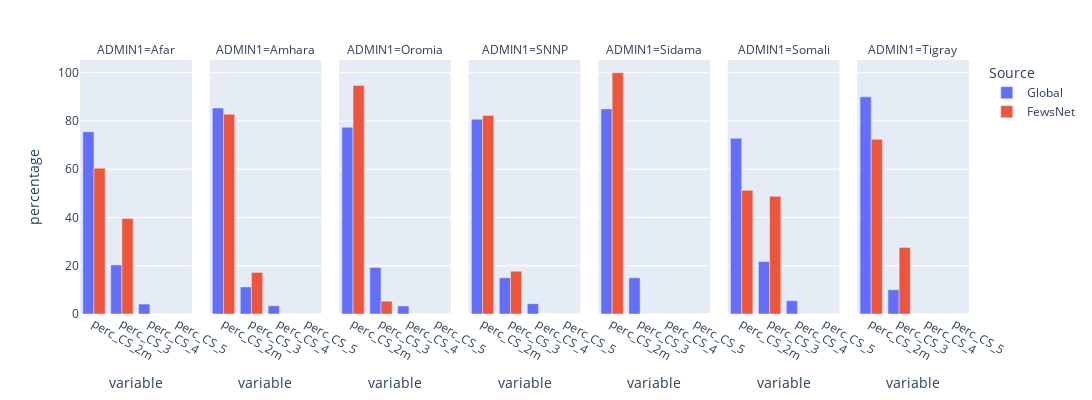

The code cell stored with this chart in its notebook:
### Code cell
#Sidama is a new admin1 region in Ethiopia that wasn't included in the 06-2020 FewsNet analysis
px.bar(df_adm1cm[df_adm1cm.year==2020],x="variable",y="percentage",color="Source",facet_col="ADMIN1",barmode="group",height=400,width=1300) #,facet_row="year"

### Figure 1 — Plotly figure (JSON) as saved in the notebook; plotly's stock layout.template omitted (floating-point values rounded to 4 significant figures)
{"data": [{"alignmentgroup": "True", "hovertemplate": "Source=Global<br>ADMIN1=Afar<br>variable=%{x}<br>percentage=%{y}<extra></extra>", "legendgroup": "Global", "marker": {"color": "#636efa"}, "name": "Global", "offsetgroup": "Global", "orientation": "v", "showlegend": true, "textposition": "auto", "type": "bar", "x": ["perc_CS_2m", "perc_CS_3", "perc_CS_4", "perc_CS_5"], "xaxis": "x", "y": [75.55, 20.34, 4.108, 0], "yaxis": "y"}, {"alignmentgroup": "True", "hovertemplate": "Source=Global<br>ADMIN1=Amhara<br>variable=%{x}<br>percentage=%{y}<extra></extra>", "legendgroup": "Global", "marker": {"color": "#636efa"}, "name": "Global", "offsetgroup": "Global", "orientation": "v", "showlegend": false, "textposition": "auto", "type": "bar", "x": ["perc_CS_2m", "perc_CS_3", "perc_CS_4", "perc_CS_5"], "xaxis": "x2", "y": [85.34, 11.22, 3.439, 0], "yaxis": "y2"}, {"alignmentgroup": "True", "hovertemplate": "Source=Global<br>ADMIN1=Oromia<br>variable=%{x}<br>percentage=%{y}<extra></extra>", "legendgroup": "Global", "marker": {"color": "#636efa"}, "name": "Global", "offsetgroup": "Global", "orientation": "v", "showlegend": false, "textposition": "auto", "type": "bar", "x": ["perc_CS_2m", "perc_CS_3", "perc_CS_4", "perc_CS_5"], "xaxis": "x3", "y": [77.39, 19.29, 3.32, 0], "yaxis": "y3"}, {"alignmentgroup": "True", "hovertemplate": "Source=Global<br>ADMIN1=SNNP<br>variable=%{x}<br>percentage=%{y}<extra></extra>", "legendgroup": "Global", "marker": {"color": "#636efa"}, "name": "Global", "offsetgroup": "Global", "orientation": "v", "showlegend": false, "textposition": "auto", "type": "bar", "x": ["perc_CS_2m", "perc_CS_3", "perc_CS_4", "perc_CS_5"], "xaxis": "x4", "y": [80.71, 15.02, 4.268, 0], "yaxis": "y4"}, {"alignmentgroup": "True", "hovertemplate": "Source=Global<br>ADMIN1=Sidama<br>variable=%{x}<br>percentage=%{y}<extra></extra>", "legendgroup": "Global", "marker": {"color": "#636efa"}, "name": "Global", "offsetgroup": "Global", "orientation": "v", "showlegend": false, "textposition": "auto", "type": "bar", "x": ["perc_CS_2m", "perc_CS_3", "perc_CS_4", "perc_CS_5"], "xaxis": "x5", "y": [85.0, 15.0, 0, 0], "yaxis": "y5"}, {"alignmentgroup": "True", "hovertemplate": "Source=Global<br>ADMIN1=Somali<br>variable=%{x}<br>percentage=%{y}<extra></extra>", "legendgroup": "Global", "marker": {"color": "#636efa"}, "name": "Global", "offsetgroup": "Global", "orientation": "v", "showlegend": false, "textposition": "auto", "type": "bar", "x": ["perc_CS_2m", "perc_CS_3", "perc_CS_4", "perc_CS_5"], "xaxis": "x6", "y": [72.79, 21.74, 5.477, 0], "yaxis": "y6"}, {"alignmentgroup": "True", "hovertemplate": "Source=Global<br>ADMIN1=Tigray<br>variable=%{x}<br>percentage=%{y}<extra></extra>", "legendgroup": "Global", "marker": {"color": "#636efa"}, "name": "Global", "offsetgroup": "Global", "orientation": "v", "showlegend": false, "textposition": "auto", "type": "bar", "x": ["perc_CS_2m", "perc_CS_3", "perc_CS_4", "perc_CS_5"], "xaxis": "x7", "y": [90.0, 10.0, 0, 0], "yaxis": "y7"}, {"alignmentgroup": "True", "hovertemplate": "Source=FewsNet<br>ADMIN1=Afar<br>variable=%{x}<br>percentage=%{y}<extra></extra>", "legendgroup": "FewsNet", "marker": {"color": "#EF553B"}, "name": "FewsNet", "offsetgroup": "FewsNet", "orientation": "v", "showlegend": true, "textposition": "auto", "type": "bar", "x": ["perc_CS_2m", "perc_CS_3", "perc_CS_4", "perc_CS_5"], "xaxis": "x", "y": [60.4, 39.6, 0, 0], "yaxis": "y"}, {"alignmentgroup": "True", "hovertemplate": "Source=FewsNet<br>ADMIN1=Amhara<br>variable=%{x}<br>percentage=%{y}<extra></extra>", "legendgroup": "FewsNet", "marker": {"color": "#EF553B"}, "name": "FewsNet", "offsetgroup": "FewsNet", "orientation": "v", "showlegend": false, "textposition": "auto", "type": "bar", "x": ["perc_CS_2m", "perc_CS_3", "perc_CS_4", "perc_CS_5"], "xaxis": "x2", "y": [82.79, 17.21, 0, 0], "yaxis": "y2"}, {"alignmentgroup": "True", "hovertemplate": "Source=FewsNet<br>ADMIN1=Oromia<br>variable=%{x}<br>percentage=%{y}<extra></extra>", "legendgroup": "FewsNet", "marker": {"color": "#EF553B"}, "name": "FewsNet", "offsetgroup": "FewsNet", "orientation": "v", "showlegend": false, "textposition": "auto", "type": "bar", "x": ["perc_CS_2m", "perc_CS_3", "perc_CS_4", "perc_CS_5"], "xaxis": "x3", "y": [94.68, 5.315, 0, 0], "yaxis": "y3"}, {"alignmentgroup": "True", "hovertemplate": "Source=FewsNet<br>ADMIN1=SNNP<br>variable=%{x}<br>percentage=%{y}<extra></extra>", "legendgroup": "FewsNet", "marker": {"color": "#EF553B"}, "name": "FewsNet", "offsetgroup": "FewsNet", "orientation": "v", "showlegend": false, "textposition": "auto", "type": "bar", "x": ["perc_CS_2m", "perc_CS_3", "perc_CS_4", "perc_CS_5"], "xaxis": "x4", "y": [82.27, 17.73, 0, 0], "yaxis": "y4"}, {"alignmentgroup": "True", "hovertemplate": "Source=FewsNet<br>ADMIN1=Sidama<br>variable=%{x}<br>percentage=%{y}<extra></extra>", "legendgroup": "FewsNet", "marker": {"color": "#EF553B"}, "name": "FewsNet", "offsetgroup": "FewsNet", "orientation": "v", "showlegend": false, "textposition": "auto", "type": "bar", "x": ["perc_CS_2m", "perc_CS_3", "perc_CS_4", "perc_CS_5"], "xaxis": "x5", "y": [100, 0, 0, 0], "yaxis": "y5"}, {"alignmentgroup": "True", "hovertemplate": "Source=FewsNet<br>ADMIN1=Somali<br>variable=%{x}<br>percentage=%{y}<extra></extra>", "legendgroup": "FewsNet", "marker": {"color": "#EF553B"}, "name": "FewsNet", "offsetgroup": "FewsNet", "orientation": "v", "showlegend": false, "textposition": "auto", "type": "bar", "x": ["perc_CS_2m", "perc_CS_3", "perc_CS_4", "perc_CS_5"], "xaxis": "x6", "y": [51.24, 48.76, 0, 0], "yaxis": "y6"}, {"alignmentgroup": "True", "hovertemplate": "Source=FewsNet<br>ADMIN1=Tigray<br>variable=%{x}<br>percentage=%{y}<extra></extra>", "legendgroup": "FewsNet", "marker": {"color": "#EF553B"}, "name": "FewsNet", "offsetgroup": "FewsNet", "orientation": "v", "showlegend": false, "textposition": "auto", "type": "bar", "x": ["perc_CS_2m", "perc_CS_3", "perc_CS_4", "perc_CS_5"], "xaxis": "x7", "y": [72.4, 27.6, 0, 0], "yaxis": "y7"}], "layout": {"annotations": [{"font": {}, "showarrow": false, "text": "ADMIN1=Afar", "x": 0.06286, "xanchor": "center", "xref": "paper", "y": 1, "yanchor": "bottom", "yref": "paper"}, {"font": {}, "showarrow": false, "text": "ADMIN1=Amhara", "x": 0.2086, "xanchor": "center", "xref": "paper", "y": 1, "yanchor": "bottom", "yref": "paper"}, {"font": {}, "showarrow": false, "text": "ADMIN1=Oromia", "x": 0.3543, "xanchor": "center", "xref": "paper", "y": 1, "yanchor": "bottom", "yref": "paper"}, {"font": {}, "showarrow": false, "text": "ADMIN1=SNNP", "x": 0.5, "xanchor": "center", "xref": "paper", "y": 1, "yanchor": "bottom", "yref": "paper"}, {"font": {}, "showarrow": false, "text": "ADMIN1=Sidama", "x": 0.6457, "xanchor": "center", "xref": "paper", "y": 1, "yanchor": "bottom", "yref": "paper"}, {"font": {}, "showarrow": false, "text": "ADMIN1=Somali", "x": 0.7914, "xanchor": "center", "xref": "paper", "y": 1, "yanchor": "bottom", "yref": "paper"}, {"font": {}, "showarrow": false, "text": "ADMIN1=Tigray", "x": 0.9371, "xanchor": "center", "xref": "paper", "y": 1, "yanchor": "bottom", "yref": "paper"}], "barmode": "group", "height": 400, "legend": {"title": {"text": "Source"}, "tracegroupgap": 0}, "margin": {"t": 60}, "width": 1300, "xaxis": {"anchor": "y", "autorange": true, "domain": [0, 0.1257], "range": [-0.5, 3.5], "title": {"text": "variable"}, "type": "category"}, "xaxis2": {"anchor": "y2", "autorange": true, "domain": [0.1457, 0.2714], "matches": "x", "range": [-0.5, 3.5], "title": {"text": "variable"}, "type": "category"}, "xaxis3": {"anchor": "y3", "autorange": true, "domain": [0.2914, 0.4171], "matches": "x", "range": [-0.5, 3.5], "title": {"text": "variable"}, "type": "category"}, "xaxis4": {"anchor": "y4", "autorange": true, "domain": [0.4371, 0.5629], "matches": "x", "range": [-0.5, 3.5], "title": {"text": "variable"}, "type": "category"}, "xaxis5": {"anchor": "y5", "autorange": true, "domain": [0.5829, 0.7086], "matches": "x", "range": [-0.5, 3.5], "title": {"text": "variable"}, "type": "category"}, "xaxis6": {"anchor": "y6", "autorange": true, "domain": [0.7286, 0.8543], "matches": "x", "range": [-0.5, 3.5], "title": {"text": "variable"}, "type": "category"}, "xaxis7": {"anchor": "y7", "autorange": true, "domain": [0.8743, 1.0], "matches": "x", "range": [-0.5, 3.5], "title": {"text": "variable"}, "type": "category"}, "yaxis": {"anchor": "x", "autorange": true, "domain": [0, 1], "range": [0, 105.3], "title": {"text": "percentage"}, "type": "linear"}, "yaxis2": {"anchor": "x2", "autorange": true, "domain": [0, 1], "matches": "y", "range": [0, 105.3], "showticklabels": false, "type": "linear"}, "yaxis3": {"anchor": "x3", "autorange": true, "domain": [0, 1], "matches": "y", "range": [0, 105.3], "showticklabels": false, "type": "linear"}, "yaxis4": {"anchor": "x4", "autorange": true, "domain": [0, 1], "matches": "y", "range": [0, 105.3], "showticklabels": false, "type": "linear"}, "yaxis5": {"anchor": "x5", "autorange": true, "domain": [0, 1], "matches": "y", "range": [0, 105.3], "showticklabels": false, "type": "linear"}, "yaxis6": {"anchor": "x6", "autorange": true, "domain": [0, 1], "matches": "y", "range": [0, 105.3], "showticklabels": false, "type": "linear"}, "yaxis7": {"anchor": "x7", "autorange": true, "domain": [0, 1], "matches": "y", "range": [0, 105.3], "showticklabels": false, "type": "linear"}}}
